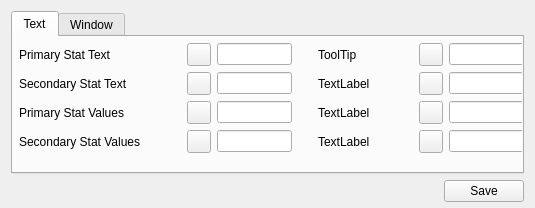
<?xml version="1.0" encoding="UTF-8"?>
<ui version="4.0">
 <class>Theme</class>
 <widget class="QWidget" name="Theme">
  <property name="windowModality">
   <enum>Qt::NonModal</enum>
  </property>
  <property name="geometry">
   <rect>
    <x>0</x>
    <y>0</y>
    <width>535</width>
    <height>208</height>
   </rect>
  </property>
  <property name="sizePolicy">
   <sizepolicy hsizetype="Preferred" vsizetype="Preferred">
    <horstretch>0</horstretch>
    <verstretch>0</verstretch>
   </sizepolicy>
  </property>
  <property name="minimumSize">
   <size>
    <width>100</width>
    <height>0</height>
   </size>
  </property>
  <property name="baseSize">
   <size>
    <width>0</width>
    <height>0</height>
   </size>
  </property>
  <property name="windowTitle">
   <string>Form</string>
  </property>
  <property name="styleSheet">
   <string notr="true"/>
  </property>
  <layout class="QGridLayout" name="gridLayout">
   <property name="bottomMargin">
    <number>6</number>
   </property>
   <property name="spacing">
    <number>6</number>
   </property>
   <item row="2" column="0">
    <layout class="QVBoxLayout" name="r2">
     <item>
      <layout class="QHBoxLayout" name="horizontalLayout_2">
       <item>
        <spacer name="horizontalSpacer_5">
         <property name="orientation">
          <enum>Qt::Horizontal</enum>
         </property>
         <property name="sizeHint" stdset="0">
          <size>
           <width>40</width>
           <height>20</height>
          </size>
         </property>
        </spacer>
       </item>
       <item>
        <widget class="QPushButton" name="savetheme">
         <property name="text">
          <string>Save</string>
         </property>
        </widget>
       </item>
      </layout>
     </item>
    </layout>
   </item>
   <item row="0" column="0">
    <layout class="QVBoxLayout" name="verticalLayout">
     <item>
      <widget class="QTabWidget" name="tabWidget">
       <property name="currentIndex">
        <number>0</number>
       </property>
       <widget class="QWidget" name="tab">
        <attribute name="title">
         <string>Text</string>
        </attribute>
        <widget class="QWidget" name="">
         <property name="geometry">
          <rect>
           <x>0</x>
           <y>0</y>
           <width>517</width>
           <height>133</height>
          </rect>
         </property>
         <layout class="QHBoxLayout" name="r1">
          <property name="leftMargin">
           <number>6</number>
          </property>
          <property name="topMargin">
           <number>6</number>
          </property>
          <property name="rightMargin">
           <number>6</number>
          </property>
          <item>
           <layout class="QVBoxLayout" name="c1">
            <item>
             <layout class="QHBoxLayout" name="h3_c1">
              <item>
               <widget class="QLabel" name="text1_lbl">
                <property name="text">
                 <string>Primary Stat Text</string>
                </property>
               </widget>
              </item>
              <item>
               <spacer name="horizontalSpacer_3">
                <property name="orientation">
                 <enum>Qt::Horizontal</enum>
                </property>
                <property name="sizeHint" stdset="0">
                 <size>
                  <width>40</width>
                  <height>20</height>
                 </size>
                </property>
               </spacer>
              </item>
              <item>
               <widget class="QToolButton" name="text1_btn">
                <property name="text">
                 <string/>
                </property>
               </widget>
              </item>
              <item>
               <widget class="QLineEdit" name="text1">
                <property name="sizePolicy">
                 <sizepolicy hsizetype="Fixed" vsizetype="Fixed">
                  <horstretch>0</horstretch>
                  <verstretch>0</verstretch>
                 </sizepolicy>
                </property>
                <property name="minimumSize">
                 <size>
                  <width>75</width>
                  <height>0</height>
                 </size>
                </property>
                <property name="maximumSize">
                 <size>
                  <width>75</width>
                  <height>16777215</height>
                 </size>
                </property>
                <property name="baseSize">
                 <size>
                  <width>75</width>
                  <height>0</height>
                 </size>
                </property>
                <property name="readOnly">
                 <bool>true</bool>
                </property>
               </widget>
              </item>
              <item>
               <spacer name="horizontalSpacer_10">
                <property name="orientation">
                 <enum>Qt::Horizontal</enum>
                </property>
                <property name="sizeType">
                 <enum>QSizePolicy::Fixed</enum>
                </property>
                <property name="sizeHint" stdset="0">
                 <size>
                  <width>20</width>
                  <height>20</height>
                 </size>
                </property>
               </spacer>
              </item>
             </layout>
            </item>
            <item>
             <layout class="QHBoxLayout" name="h4_c1">
              <item>
               <widget class="QLabel" name="text2_lbl">
                <property name="text">
                 <string>Secondary Stat Text</string>
                </property>
               </widget>
              </item>
              <item>
               <spacer name="horizontalSpacer_4">
                <property name="orientation">
                 <enum>Qt::Horizontal</enum>
                </property>
                <property name="sizeHint" stdset="0">
                 <size>
                  <width>40</width>
                  <height>20</height>
                 </size>
                </property>
               </spacer>
              </item>
              <item>
               <widget class="QToolButton" name="text2_btn">
                <property name="text">
                 <string/>
                </property>
               </widget>
              </item>
              <item>
               <widget class="QLineEdit" name="text2">
                <property name="sizePolicy">
                 <sizepolicy hsizetype="Fixed" vsizetype="Fixed">
                  <horstretch>0</horstretch>
                  <verstretch>0</verstretch>
                 </sizepolicy>
                </property>
                <property name="minimumSize">
                 <size>
                  <width>75</width>
                  <height>0</height>
                 </size>
                </property>
                <property name="maximumSize">
                 <size>
                  <width>75</width>
                  <height>16777215</height>
                 </size>
                </property>
                <property name="baseSize">
                 <size>
                  <width>75</width>
                  <height>0</height>
                 </size>
                </property>
                <property name="readOnly">
                 <bool>true</bool>
                </property>
               </widget>
              </item>
              <item>
               <spacer name="horizontalSpacer_11">
                <property name="orientation">
                 <enum>Qt::Horizontal</enum>
                </property>
                <property name="sizeType">
                 <enum>QSizePolicy::Fixed</enum>
                </property>
                <property name="sizeHint" stdset="0">
                 <size>
                  <width>20</width>
                  <height>20</height>
                 </size>
                </property>
               </spacer>
              </item>
             </layout>
            </item>
            <item>
             <layout class="QHBoxLayout" name="h2_c1">
              <item>
               <widget class="QLabel" name="stats1_lbl">
                <property name="text">
                 <string>Primary Stat Values</string>
                </property>
               </widget>
              </item>
              <item>
               <spacer name="horizontalSpacer_2">
                <property name="orientation">
                 <enum>Qt::Horizontal</enum>
                </property>
                <property name="sizeHint" stdset="0">
                 <size>
                  <width>40</width>
                  <height>20</height>
                 </size>
                </property>
               </spacer>
              </item>
              <item>
               <widget class="QToolButton" name="stats1_btn">
                <property name="text">
                 <string/>
                </property>
               </widget>
              </item>
              <item>
               <widget class="QLineEdit" name="stats1">
                <property name="sizePolicy">
                 <sizepolicy hsizetype="Fixed" vsizetype="Fixed">
                  <horstretch>0</horstretch>
                  <verstretch>0</verstretch>
                 </sizepolicy>
                </property>
                <property name="minimumSize">
                 <size>
                  <width>75</width>
                  <height>0</height>
                 </size>
                </property>
                <property name="maximumSize">
                 <size>
                  <width>75</width>
                  <height>16777215</height>
                 </size>
                </property>
                <property name="baseSize">
                 <size>
                  <width>75</width>
                  <height>0</height>
                 </size>
                </property>
                <property name="readOnly">
                 <bool>true</bool>
                </property>
               </widget>
              </item>
              <item>
               <spacer name="horizontalSpacer_12">
                <property name="orientation">
                 <enum>Qt::Horizontal</enum>
                </property>
                <property name="sizeType">
                 <enum>QSizePolicy::Fixed</enum>
                </property>
                <property name="sizeHint" stdset="0">
                 <size>
                  <width>20</width>
                  <height>20</height>
                 </size>
                </property>
               </spacer>
              </item>
             </layout>
            </item>
            <item>
             <layout class="QHBoxLayout" name="h1_c1">
              <item>
               <widget class="QLabel" name="stats2_lbl">
                <property name="text">
                 <string>Secondary Stat Values</string>
                </property>
               </widget>
              </item>
              <item>
               <spacer name="horizontalSpacer">
                <property name="orientation">
                 <enum>Qt::Horizontal</enum>
                </property>
                <property name="sizeHint" stdset="0">
                 <size>
                  <width>40</width>
                  <height>20</height>
                 </size>
                </property>
               </spacer>
              </item>
              <item>
               <widget class="QToolButton" name="stats2_btn">
                <property name="text">
                 <string/>
                </property>
               </widget>
              </item>
              <item>
               <widget class="QLineEdit" name="stats2">
                <property name="sizePolicy">
                 <sizepolicy hsizetype="Fixed" vsizetype="Fixed">
                  <horstretch>0</horstretch>
                  <verstretch>0</verstretch>
                 </sizepolicy>
                </property>
                <property name="minimumSize">
                 <size>
                  <width>75</width>
                  <height>0</height>
                 </size>
                </property>
                <property name="maximumSize">
                 <size>
                  <width>75</width>
                  <height>16777215</height>
                 </size>
                </property>
                <property name="baseSize">
                 <size>
                  <width>75</width>
                  <height>0</height>
                 </size>
                </property>
                <property name="readOnly">
                 <bool>true</bool>
                </property>
               </widget>
              </item>
              <item>
               <spacer name="horizontalSpacer_13">
                <property name="orientation">
                 <enum>Qt::Horizontal</enum>
                </property>
                <property name="sizeType">
                 <enum>QSizePolicy::Fixed</enum>
                </property>
                <property name="sizeHint" stdset="0">
                 <size>
                  <width>20</width>
                  <height>20</height>
                 </size>
                </property>
               </spacer>
              </item>
             </layout>
            </item>
            <item>
             <spacer name="verticalSpacer_2">
              <property name="orientation">
               <enum>Qt::Vertical</enum>
              </property>
              <property name="sizeHint" stdset="0">
               <size>
                <width>20</width>
                <height>40</height>
               </size>
              </property>
             </spacer>
            </item>
           </layout>
          </item>
          <item>
           <layout class="QVBoxLayout" name="c2">
            <item>
             <layout class="QHBoxLayout" name="h1_c2">
              <item>
               <widget class="QLabel" name="tooltip_lbl">
                <property name="text">
                 <string>ToolTip</string>
                </property>
               </widget>
              </item>
              <item>
               <spacer name="horizontalSpacer_6">
                <property name="orientation">
                 <enum>Qt::Horizontal</enum>
                </property>
                <property name="sizeHint" stdset="0">
                 <size>
                  <width>40</width>
                  <height>20</height>
                 </size>
                </property>
               </spacer>
              </item>
              <item>
               <widget class="QToolButton" name="tooltip_btn">
                <property name="text">
                 <string/>
                </property>
               </widget>
              </item>
              <item>
               <widget class="QLineEdit" name="tooltip">
                <property name="sizePolicy">
                 <sizepolicy hsizetype="Fixed" vsizetype="Fixed">
                  <horstretch>0</horstretch>
                  <verstretch>0</verstretch>
                 </sizepolicy>
                </property>
                <property name="minimumSize">
                 <size>
                  <width>75</width>
                  <height>0</height>
                 </size>
                </property>
                <property name="maximumSize">
                 <size>
                  <width>75</width>
                  <height>16777215</height>
                 </size>
                </property>
                <property name="readOnly">
                 <bool>true</bool>
                </property>
               </widget>
              </item>
             </layout>
            </item>
            <item>
             <layout class="QHBoxLayout" name="h2_c2">
              <item>
               <widget class="QLabel" name="label_7">
                <property name="enabled">
                 <bool>true</bool>
                </property>
                <property name="text">
                 <string>TextLabel</string>
                </property>
               </widget>
              </item>
              <item>
               <spacer name="horizontalSpacer_7">
                <property name="orientation">
                 <enum>Qt::Horizontal</enum>
                </property>
                <property name="sizeHint" stdset="0">
                 <size>
                  <width>40</width>
                  <height>20</height>
                 </size>
                </property>
               </spacer>
              </item>
              <item>
               <widget class="QToolButton" name="toolButton_6">
                <property name="text">
                 <string/>
                </property>
               </widget>
              </item>
              <item>
               <widget class="QLineEdit" name="lineEdit_3">
                <property name="sizePolicy">
                 <sizepolicy hsizetype="Fixed" vsizetype="Fixed">
                  <horstretch>0</horstretch>
                  <verstretch>0</verstretch>
                 </sizepolicy>
                </property>
                <property name="minimumSize">
                 <size>
                  <width>75</width>
                  <height>0</height>
                 </size>
                </property>
                <property name="maximumSize">
                 <size>
                  <width>75</width>
                  <height>16777215</height>
                 </size>
                </property>
                <property name="readOnly">
                 <bool>true</bool>
                </property>
               </widget>
              </item>
             </layout>
            </item>
            <item>
             <layout class="QHBoxLayout" name="h3_c2">
              <item>
               <widget class="QLabel" name="label_6">
                <property name="text">
                 <string>TextLabel</string>
                </property>
               </widget>
              </item>
              <item>
               <spacer name="horizontalSpacer_8">
                <property name="orientation">
                 <enum>Qt::Horizontal</enum>
                </property>
                <property name="sizeHint" stdset="0">
                 <size>
                  <width>40</width>
                  <height>20</height>
                 </size>
                </property>
               </spacer>
              </item>
              <item>
               <widget class="QToolButton" name="toolButton_7">
                <property name="text">
                 <string/>
                </property>
               </widget>
              </item>
              <item>
               <widget class="QLineEdit" name="lineEdit_4">
                <property name="sizePolicy">
                 <sizepolicy hsizetype="Fixed" vsizetype="Fixed">
                  <horstretch>0</horstretch>
                  <verstretch>0</verstretch>
                 </sizepolicy>
                </property>
                <property name="minimumSize">
                 <size>
                  <width>75</width>
                  <height>0</height>
                 </size>
                </property>
                <property name="maximumSize">
                 <size>
                  <width>75</width>
                  <height>16777215</height>
                 </size>
                </property>
                <property name="readOnly">
                 <bool>true</bool>
                </property>
               </widget>
              </item>
             </layout>
            </item>
            <item>
             <layout class="QHBoxLayout" name="h4_c2">
              <item>
               <widget class="QLabel" name="label_5">
                <property name="text">
                 <string>TextLabel</string>
                </property>
               </widget>
              </item>
              <item>
               <spacer name="horizontalSpacer_9">
                <property name="orientation">
                 <enum>Qt::Horizontal</enum>
                </property>
                <property name="sizeHint" stdset="0">
                 <size>
                  <width>40</width>
                  <height>20</height>
                 </size>
                </property>
               </spacer>
              </item>
              <item>
               <widget class="QToolButton" name="toolButton_8">
                <property name="text">
                 <string/>
                </property>
               </widget>
              </item>
              <item>
               <widget class="QLineEdit" name="lineEdit">
                <property name="sizePolicy">
                 <sizepolicy hsizetype="Fixed" vsizetype="Fixed">
                  <horstretch>0</horstretch>
                  <verstretch>0</verstretch>
                 </sizepolicy>
                </property>
                <property name="minimumSize">
                 <size>
                  <width>75</width>
                  <height>0</height>
                 </size>
                </property>
                <property name="maximumSize">
                 <size>
                  <width>75</width>
                  <height>16777215</height>
                 </size>
                </property>
                <property name="readOnly">
                 <bool>true</bool>
                </property>
               </widget>
              </item>
             </layout>
            </item>
            <item>
             <spacer name="verticalSpacer">
              <property name="orientation">
               <enum>Qt::Vertical</enum>
              </property>
              <property name="sizeHint" stdset="0">
               <size>
                <width>20</width>
                <height>40</height>
               </size>
              </property>
             </spacer>
            </item>
           </layout>
          </item>
         </layout>
        </widget>
       </widget>
       <widget class="QWidget" name="tab_2">
        <attribute name="title">
         <string>Window</string>
        </attribute>
       </widget>
      </widget>
     </item>
    </layout>
   </item>
  </layout>
 </widget>
 <resources/>
 <connections/>
</ui>
